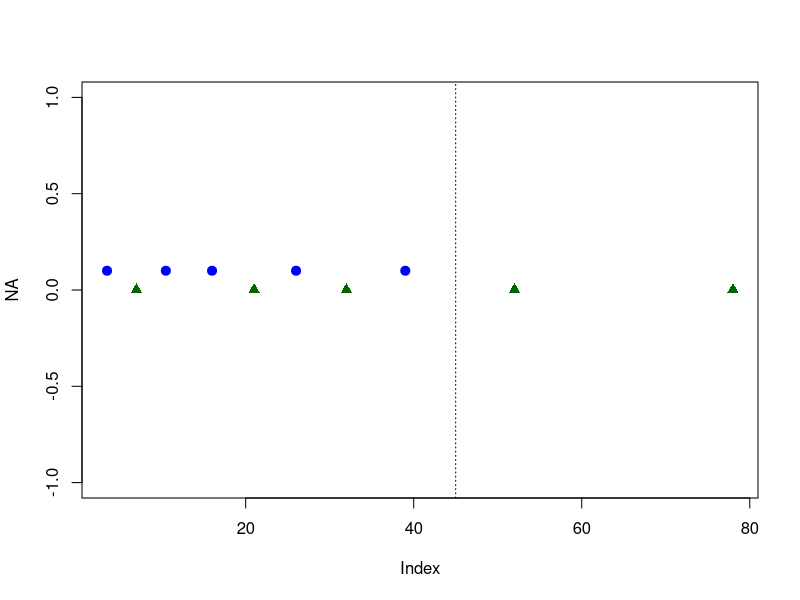

Write the R code that produced this figure.
#old
#NMS = c(7,22,42,64,80)

#new
NMS = c(7,21,32,52,78)



DSN = NMS/2




plot(NA,xlim = c(min(DSN),max(NMS)), ylim=c(0,0))


points(NMS,rep(0, length(NMS)),col = "darkgreen", pch=17, cex=1.2)

points(DSN,rep(0.1, length(DSN)),col = "blue", pch=19, cex=1.2)



abline(v=45,lty =3)





